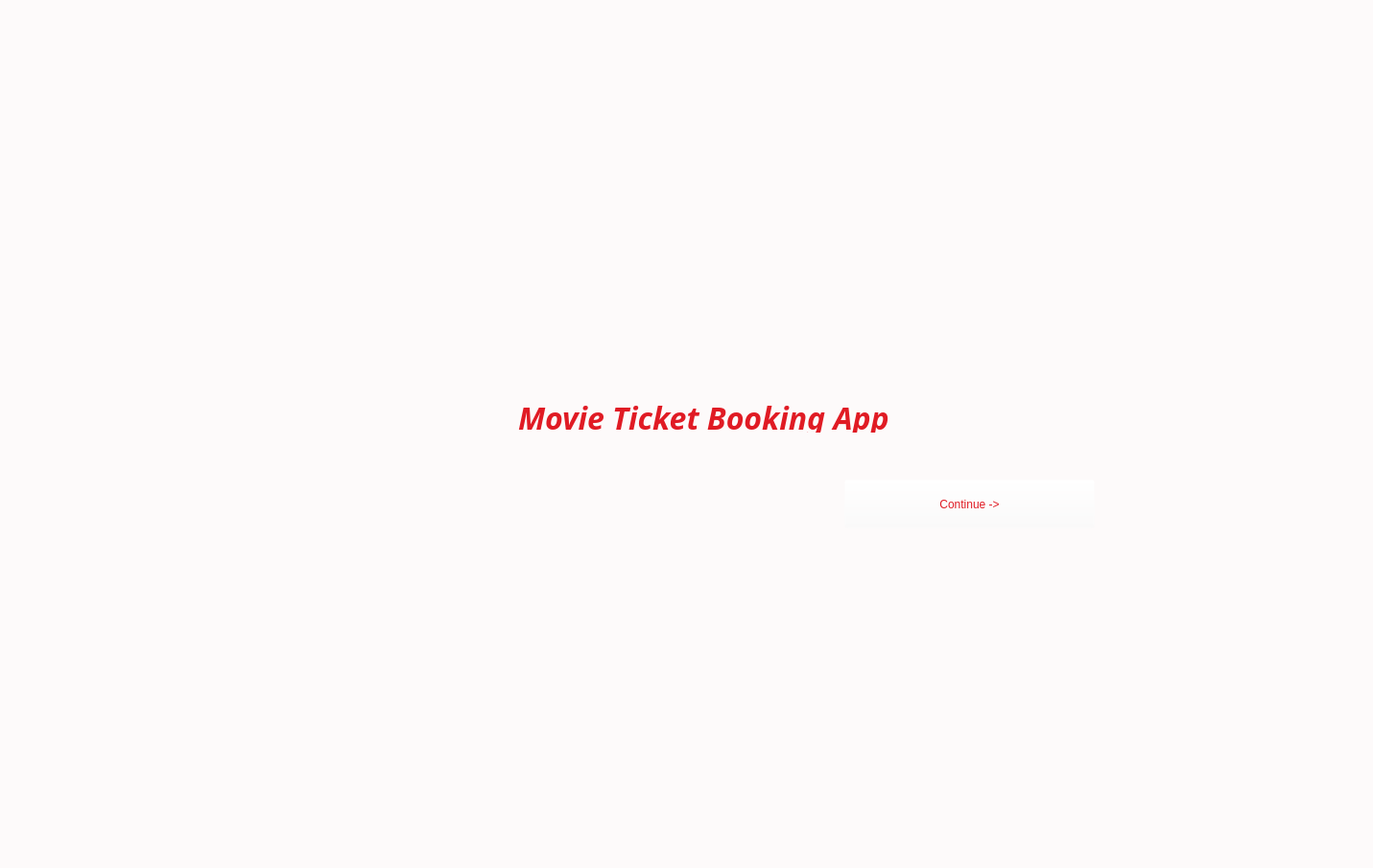
<?xml version="1.0" encoding="UTF-8"?>
<ui version="4.0">
 <class>interface</class>
 <widget class="QMainWindow" name="interface">
  <property name="geometry">
   <rect>
    <x>0</x>
    <y>0</y>
    <width>1431</width>
    <height>905</height>
   </rect>
  </property>
  <property name="sizePolicy">
   <sizepolicy hsizetype="Preferred" vsizetype="Preferred">
    <horstretch>0</horstretch>
    <verstretch>0</verstretch>
   </sizepolicy>
  </property>
  <property name="windowTitle">
   <string>Instagram</string>
  </property>
  <property name="styleSheet">
   <string notr="true">background-color: rgb(253, 250, 250);</string>
  </property>
  <widget class="QWidget" name="centralwidget">
   <property name="sizePolicy">
    <sizepolicy hsizetype="Ignored" vsizetype="Preferred">
     <horstretch>0</horstretch>
     <verstretch>0</verstretch>
    </sizepolicy>
   </property>
   <widget class="QLabel" name="label">
    <property name="geometry">
     <rect>
      <x>480</x>
      <y>180</y>
      <width>451</width>
      <height>266</height>
     </rect>
    </property>
    <property name="text">
     <string/>
    </property>
    <property name="pixmap">
     <pixmap resource="Files.qrc">:/new/prefix1/image/cineapp.png</pixmap>
    </property>
    <property name="alignment">
     <set>Qt::AlignJustify|Qt::AlignVCenter</set>
    </property>
   </widget>
   <widget class="QLabel" name="label_2">
    <property name="geometry">
     <rect>
      <x>540</x>
      <y>420</y>
      <width>411</width>
      <height>31</height>
     </rect>
    </property>
    <property name="font">
     <font>
      <family>Instagram Sans</family>
      <pointsize>24</pointsize>
      <italic>true</italic>
      <bold>true</bold>
     </font>
    </property>
    <property name="styleSheet">
     <string notr="true">
color: rgb(224, 27, 36);</string>
    </property>
    <property name="text">
     <string>Movie Ticket Booking App</string>
    </property>
   </widget>
   <widget class="QPushButton" name="pushButton">
    <property name="geometry">
     <rect>
      <x>880</x>
      <y>500</y>
      <width>261</width>
      <height>51</height>
     </rect>
    </property>
    <property name="sizePolicy">
     <sizepolicy hsizetype="Minimum" vsizetype="Preferred">
      <horstretch>0</horstretch>
      <verstretch>0</verstretch>
     </sizepolicy>
    </property>
    <property name="styleSheet">
     <string notr="true">color: rgb(224, 27, 36);
background-color: rgba(252, 250, 250, 0);
font: 700 italic 24pt &quot;Instagram Sans&quot;;</string>
    </property>
    <property name="text">
     <string>Continue -&gt;</string>
    </property>
   </widget>
  </widget>
  <widget class="QMenuBar" name="menubar">
   <property name="geometry">
    <rect>
     <x>0</x>
     <y>0</y>
     <width>1431</width>
     <height>22</height>
    </rect>
   </property>
  </widget>
  <widget class="QStatusBar" name="statusbar"/>
 </widget>
 <resources>
  <include location="Files.qrc"/>
 </resources>
 <connections/>
</ui>
